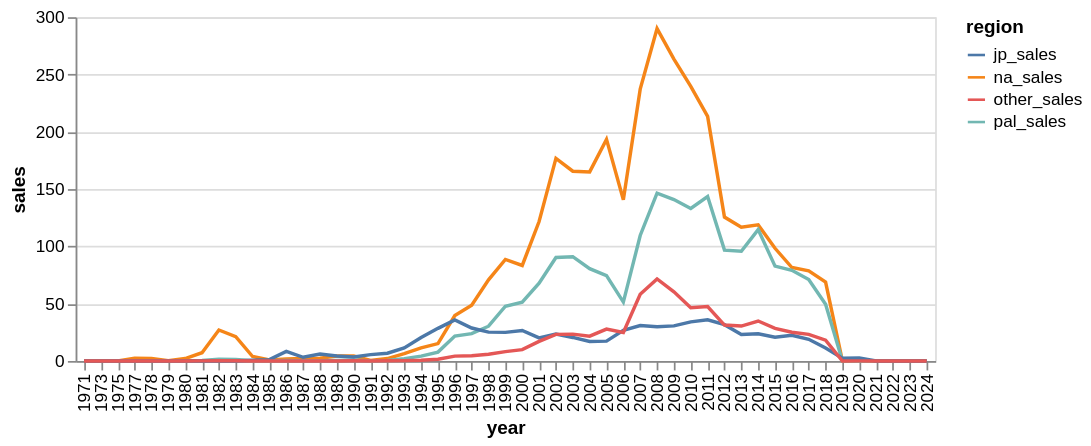

Notebook code for this chart:
### Code cell
alt.Chart(melted_sales_region).mark_line().encode(
    x='year:O',
    y='sales:Q',
    color='region:N').properties(
        width=500,
        height=200
    )

### Figure 1 — Vega-Lite specification as saved in the notebook (floating-point values rounded to 4 significant figures; data arrays with more than 128 entries replaced by an {"elided": "..."} marker saying what was removed)
{"config": {"view": {"continuousWidth": 300, "continuousHeight": 300}}, "data": {"name": "data-c8aeadd012574d4587936b17cc8737f3"}, "mark": {"type": "line"}, "encoding": {"color": {"field": "region", "type": "nominal"}, "x": {"field": "year", "type": "ordinal"}, "y": {"field": "sales", "type": "quantitative"}}, "height": 200, "width": 500, "$schema": "https://vega.github.io/schema/vega-lite/v6.1.0.json", "datasets": {"data-c8aeadd012574d4587936b17cc8737f3": {"elided": "204 records"}}}
